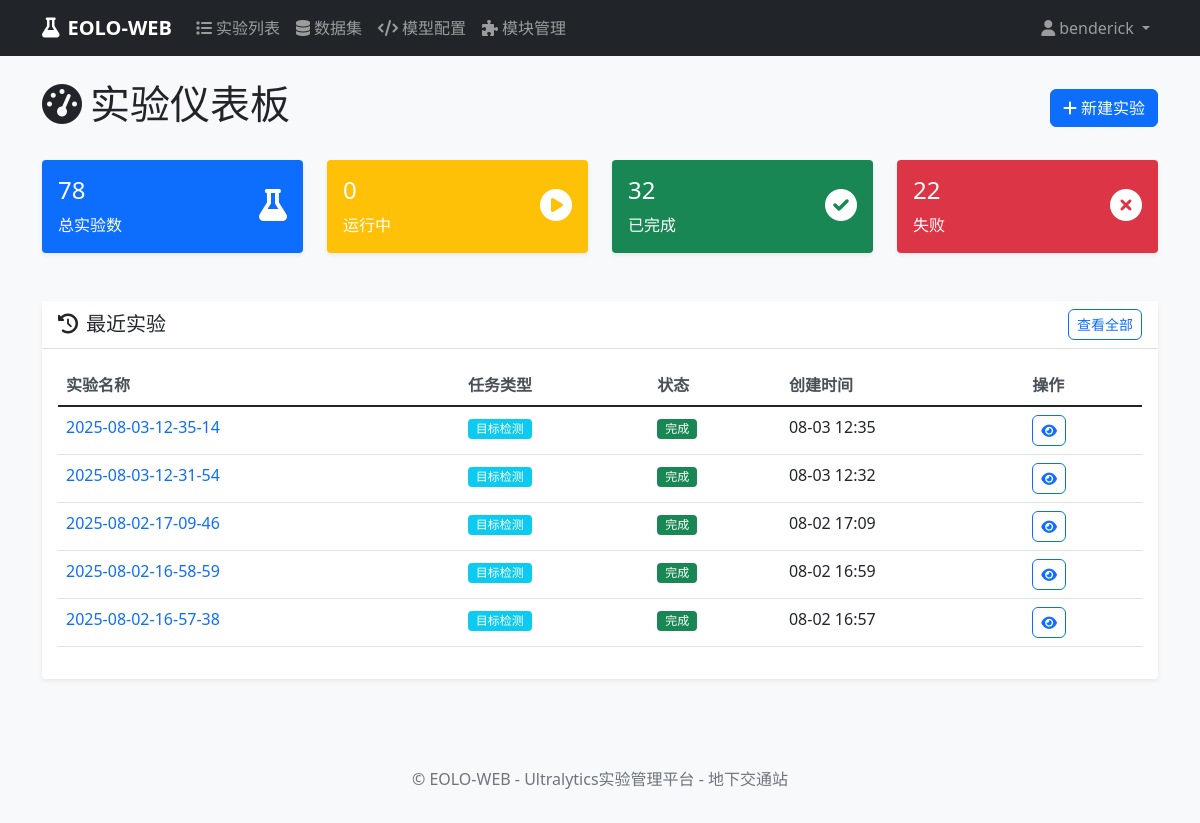
The page /experiments/ (signed in) on the database as committed earlier.
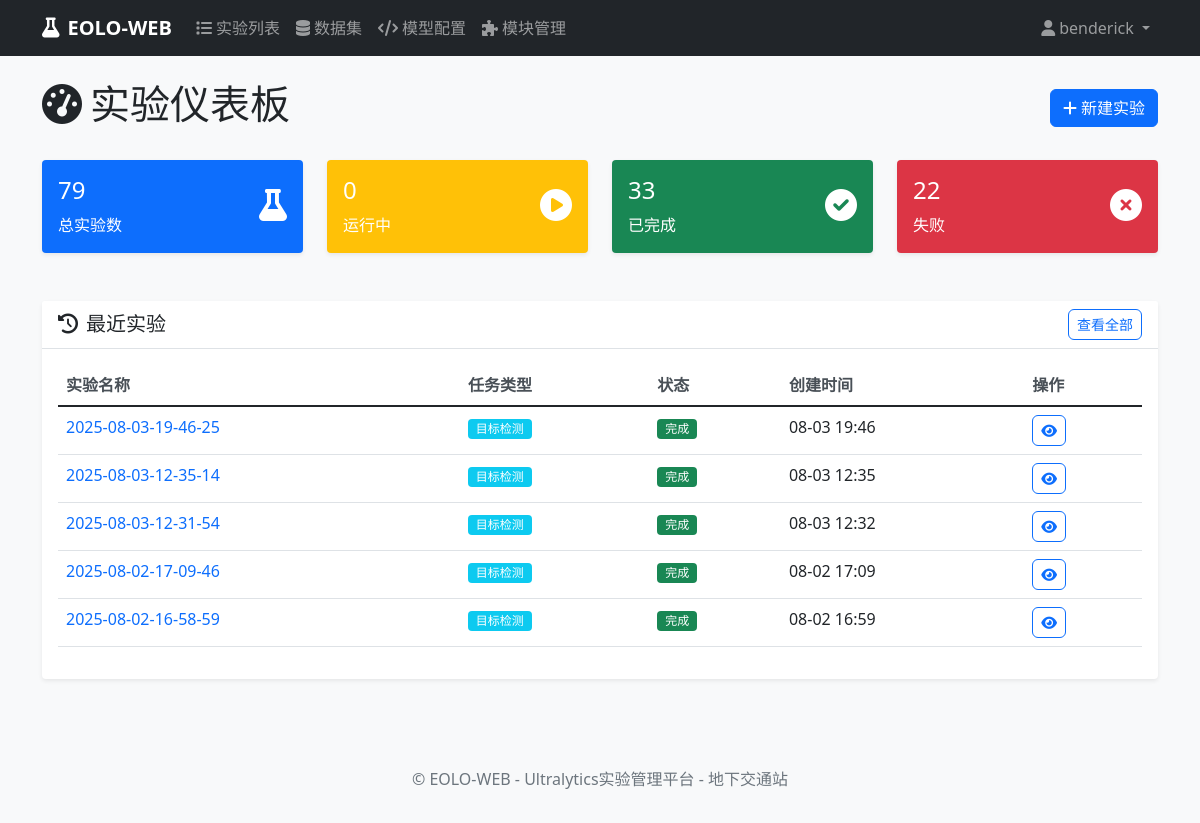
The same page on the database as committed later.
### experiments/models.py (models this page shows, shortened)
class Experiment(models.Model):
    EXPERIMENT_STATUS_CHOICES = [
        ('pending', '待启动'),
        ('queued', '排队'),
        ('running', '运行'),
        ('interrupted', '中断'),
        ('error', '错误'),
        ('completed', '完成'),
    ]
    TASK_TYPE_CHOICES = [
        ('detect', '目标检测'),
        ('segment', '实例分割'),
        ('classify', '图像分类'),
        ('pose', '姿态估计'),
        ('track', '目标跟踪'),
    ]
    name = models.CharField(max_length=200, verbose_name="实验名称")
    description = models.TextField(blank=True, null=True, verbose_name="实验描述")
    user = models.ForeignKey(User, on_delete=models.CASCADE, verbose_name="创建用户")
    task_type = models.CharField(max_length=20, choices=TASK_TYPE_CHOICES, default='detect', verbose_name="任务类型")
    model_configs = models.TextField(blank=True, null=True, verbose_name="模型配置", help_text="逗号分隔的模型配置路径")
    setting_config = models.CharField(max_length=200, blank=True, null=True, verbose_name="参数配置", help_text="参数配置文件路径")
    dataset = models.CharField(max_length=200, default='', verbose_name="数据集名称")
    epochs = models.IntegerField(default=100, verbose_name="训练轮数")
    batch_size = models.IntegerField(default=16, verbose_name="批量大小")
    device = models.CharField(max_length=20, default='auto', verbose_name="设备")
    SCALE_CHOICES = [
        ('n', 'Nano'),
        ('s', 'Small'),
        ('m', 'Medium'),
        ('l', 'Large'),
        ('x', 'Extra Large'),
    ]
    scale = models.CharField(max_length=1, choices=SCALE_CHOICES, default='n', verbose_name="尺寸")
    group = models.CharField(max_length=100, blank=True, null=True, verbose_name="分组")
    exp_timestamp = models.CharField(max_length=50, blank=True, null=True, verbose_name="实验时间戳")
    project_name = models.CharField(max_length=100, blank=True, null=True, verbose_name="项目名称")
    status = models.CharField(max_length=20, choices=EXPERIMENT_STATUS_CHOICES, default='pending', verbose_name="状态")
    command = models.TextField(blank=True, null=True, verbose_name="生成的命令")
    created_at = models.DateTimeField(auto_now_add=True, verbose_name="创建时间")
    updated_at = models.DateTimeField(auto_now=True, verbose_name="更新时间")
    started_at = models.DateTimeField(blank=True, null=True, verbose_name="开始时间")
    completed_at = models.DateTimeField(blank=True, null=True, verbose_name="完成时间")
    log_file = models.CharField(max_length=500, blank=True, null=True, verbose_name="日志文件")
    result_file = models.CharField(max_length=500, blank=True, null=True, verbose_name="结果文件")
    error_message = models.TextField(blank=True, null=True, verbose_name="错误信息")
    class Meta:
        verbose_name = "实验"
        verbose_name_plural = "实验"
        ordering = ['-created_at']

### experiments/views.py (the view)
# urls.py: path('', views.dashboard_view, name='dashboard'),
@login_required
def dashboard_view(request):
    user_experiments = Experiment.objects.filter(user=request.user)
    total_experiments = user_experiments.count()
    running_experiments = user_experiments.filter(status='running').count()
    completed_experiments = user_experiments.filter(status='completed').count()
    interrupted_experiments = user_experiments.filter(status='interrupted').count()
    failed_experiments = user_experiments.filter(status='error').count()
    recent_experiments = user_experiments[:5]
    context = {
        'total_experiments': total_experiments,
        'running_experiments': running_experiments,
        'completed_experiments': completed_experiments,
        'interrupted_experiments': interrupted_experiments,
        'failed_experiments': failed_experiments,
        'recent_experiments': recent_experiments,
    }
    return render(request, 'experiments/dashboard.html', context)

### templates/experiments/dashboard.html (shortened to what the changed rows need)
{% extends 'base.html' %}
{% block content %}
<div class="d-flex justify-content-between align-items-center mb-4">
    <h1><i class="fas fa-tachometer-alt me-2"></i>实验仪表板</h1>
</div>
<div class="row mb-4">
    <div class="col-md-3">
        <div class="card bg-primary text-white">
            <div class="card-body">
                <div class="d-flex justify-content-between">
                    <div>
                        <h4>{{ total_experiments }}</h4>
                        <p class="mb-0">总实验数</p>
                    </div>
                </div>
            </div>
        </div>
    </div>
    <div class="col-md-3">
        <div class="card bg-success text-white">
            <div class="card-body">
                <div class="d-flex justify-content-between">
                    <div>
                        <h4>{{ completed_experiments }}</h4>
                        <p class="mb-0">已完成</p>
                    </div>
                </div>
            </div>
        </div>
    </div>
</div>
<div class="row">
    <div class="col-12">
        <div class="card">
            <div class="card-body">
                {% if recent_experiments %}
                <div class="table-responsive">
                    <table class="table table-hover">
                        <thead>
                            <tr>
                                <th>实验名称</th>
                                <th>任务类型</th>
                                <th>状态</th>
                                <th>创建时间</th>
                                <th>操作</th>
                            </tr>
                        </thead>
                        <tbody>
                            {% for experiment in recent_experiments %}
                            <tr>
                                <td>
                                    <a href="{% url 'experiments:detail' experiment.pk %}" class="text-decoration-none">
                                        {{ experiment.name }}
                                    </a>
                                </td>
                                <td>
                                    <span class="badge bg-info">{{ experiment.get_task_type_display }}</span>
                                </td>
                                <td>
                                    {% if experiment.status == 'pending' %}
                                        <span class="badge bg-secondary">{{ experiment.get_status_display }}</span>
                                    {% elif experiment.status == 'running' %}
                                        <span class="badge bg-warning">{{ experiment.get_status_display }}</span>
                                    {% elif experiment.status == 'completed' %}
                                        <span class="badge bg-success">{{ experiment.get_status_display }}</span>
                                    {% elif experiment.status == 'failed' %}
                                        <span class="badge bg-danger">{{ experiment.get_status_display }}</span>
                                    {% else %}
                                        <span class="badge bg-dark">{{ experiment.get_status_display }}</span>
                                    {% endif %}
                                </td>
                                <td>{{ experiment.created_at|date:"m-d H:i" }}</td>
                                <td>
                                    <div class="btn-group btn-group-sm">
                                        <a href="{% url 'experiments:detail' experiment.pk %}"
                                           class="btn btn-outline-primary btn-sm">
                                            <i class="fas fa-eye"></i>
                                        </a>
                                    </div>
                                </td>
                            </tr>
                            {% endfor %}
                        </tbody>
                    </table>
                </div>
                {% endif %}
            </div>
        </div>
    </div>
</div>
{% endblock %}

Rows that differ between the two databases and show on the page:
no longer on this page (row unchanged): Experiment: name "2025-08-02-16-57-38", task_type "目标检测", status "完成", created_at "08-02 16:57"
added Experiment: name "2025-08-03-19-46-25", task_type "目标检测", status "完成", created_at "08-03 19:46"
Other text that changed with them:
{{ total_experiments }}: "78" → "79"
{{ completed_experiments }}: "32" → "33"
